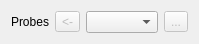
<?xml version="1.0" encoding="UTF-8"?>
<ui version="4.0">
 <class>QmitkUSControlsProbesWidget</class>
 <widget class="QWidget" name="QmitkUSControlsProbesWidget">
  <property name="geometry">
   <rect>
    <x>0</x>
    <y>0</y>
    <width>198</width>
    <height>40</height>
   </rect>
  </property>
  <property name="windowTitle">
   <string>Form</string>
  </property>
  <layout class="QHBoxLayout" name="horizontalLayout">
   <item>
    <widget class="QLabel" name="probesLabel">
     <property name="sizePolicy">
      <sizepolicy hsizetype="Preferred" vsizetype="Preferred">
       <horstretch>0</horstretch>
       <verstretch>0</verstretch>
      </sizepolicy>
     </property>
     <property name="text">
      <string>Probes</string>
     </property>
    </widget>
   </item>
   <item>
    <widget class="QToolButton" name="probesComboBoxPrev">
     <property name="enabled">
      <bool>false</bool>
     </property>
     <property name="text">
      <string>&lt;-</string>
     </property>
     <property name="icon">
      <iconset resource="../resources/USUI.qrc">
       <normaloff>:/USUI/go-previous.png</normaloff>:/USUI/go-previous.png</iconset>
     </property>
    </widget>
   </item>
   <item>
    <widget class="QmitkComboBoxStepThrough" name="probesComboBox">
     <property name="sizePolicy">
      <sizepolicy hsizetype="MinimumExpanding" vsizetype="Fixed">
       <horstretch>0</horstretch>
       <verstretch>0</verstretch>
      </sizepolicy>
     </property>
    </widget>
   </item>
   <item>
    <widget class="QToolButton" name="probesComboBoxNext">
     <property name="enabled">
      <bool>false</bool>
     </property>
     <property name="text">
      <string>...</string>
     </property>
     <property name="icon">
      <iconset resource="../resources/USUI.qrc">
       <normaloff>:/USUI/go-next.png</normaloff>:/USUI/go-next.png</iconset>
     </property>
    </widget>
   </item>
  </layout>
 </widget>
 <customwidgets>
  <customwidget>
   <class>QmitkComboBoxStepThrough</class>
   <extends>QComboBox</extends>
   <header>QmitkComboBoxStepThrough.h</header>
   <slots>
    <signal>SignalReachedBegin(bool)</signal>
    <signal>SignalReachedEnd(bool)</signal>
    <slot>OnSetPreviousIndex()</slot>
    <slot>OnSetNextIndex()</slot>
   </slots>
  </customwidget>
 </customwidgets>
 <resources>
  <include location="../resources/USUI.qrc"/>
 </resources>
 <connections>
  <connection>
   <sender>probesComboBoxPrev</sender>
   <signal>clicked()</signal>
   <receiver>probesComboBox</receiver>
   <slot>OnSetPreviousIndex()</slot>
   <hints>
    <hint type="sourcelabel">
     <x>59</x>
     <y>18</y>
    </hint>
    <hint type="destinationlabel">
     <x>118</x>
     <y>18</y>
    </hint>
   </hints>
  </connection>
  <connection>
   <sender>probesComboBoxNext</sender>
   <signal>clicked()</signal>
   <receiver>probesComboBox</receiver>
   <slot>OnSetNextIndex()</slot>
   <hints>
    <hint type="sourcelabel">
     <x>177</x>
     <y>18</y>
    </hint>
    <hint type="destinationlabel">
     <x>118</x>
     <y>18</y>
    </hint>
   </hints>
  </connection>
  <connection>
   <sender>probesComboBox</sender>
   <signal>SignalReachedBegin(bool)</signal>
   <receiver>probesComboBoxPrev</receiver>
   <slot>setDisabled(bool)</slot>
   <hints>
    <hint type="sourcelabel">
     <x>118</x>
     <y>18</y>
    </hint>
    <hint type="destinationlabel">
     <x>59</x>
     <y>18</y>
    </hint>
   </hints>
  </connection>
  <connection>
   <sender>probesComboBox</sender>
   <signal>SignalReachedEnd(bool)</signal>
   <receiver>probesComboBoxNext</receiver>
   <slot>setDisabled(bool)</slot>
   <hints>
    <hint type="sourcelabel">
     <x>118</x>
     <y>18</y>
    </hint>
    <hint type="destinationlabel">
     <x>177</x>
     <y>18</y>
    </hint>
   </hints>
  </connection>
 </connections>
</ui>
